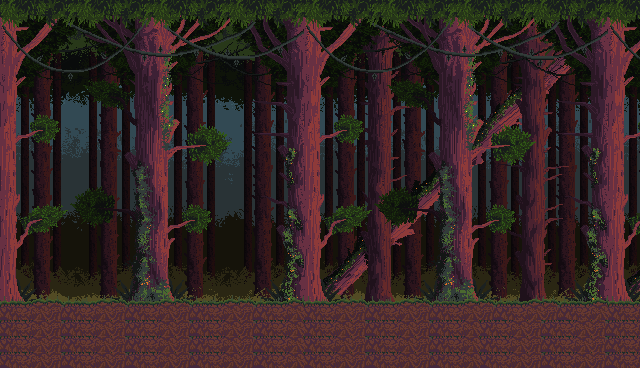

This is a level from a 2D game, rendered from its Tiled map with the project's own tilesets. A one-line summary and the complete map file follow:
An orthogonal 40x23 tile map with 16x16 px tiles, 1 tile layer (Tile Layer 1), 2 tilesets.

<map version="1.10" tiledversion="1.11.0" orientation="orthogonal" renderorder="right-down" width="40" height="23" tilewidth="16" tileheight="16" infinite="0" nextlayerid="2" nextobjectid="1">
 <tileset firstgid="1" source="09.tsx" />
 <tileset firstgid="381" source="08.tsx" />
 <layer id="1" name="Tile Layer 1" width="40" height="23">
  <data encoding="csv">
1,2,3,4,5,6,7,8,9,10,11,12,13,14,15,16,17,18,19,381,382,383,384,385,386,387,388,389,390,391,392,393,394,395,396,397,398,399,381,382,
20,21,22,23,24,25,26,27,28,29,30,31,32,33,34,35,36,37,38,400,401,402,403,404,405,406,407,408,409,410,411,412,413,414,415,416,417,418,400,401,
39,40,41,42,43,44,45,46,47,48,49,50,51,52,53,54,55,56,57,419,420,421,422,423,424,425,426,427,428,429,430,431,432,433,434,435,436,437,419,420,
58,59,60,61,62,63,64,65,66,67,68,69,70,71,72,73,74,75,76,438,439,440,441,442,443,444,445,446,447,448,449,450,451,452,453,454,455,456,438,439,
77,78,79,80,81,82,83,84,85,86,87,88,89,90,91,92,93,94,95,457,458,459,460,461,462,463,464,465,466,467,468,469,470,471,472,473,474,475,457,458,
96,97,98,99,100,101,102,103,104,105,106,107,108,109,110,111,112,113,114,476,477,478,479,480,481,482,483,484,485,486,487,488,489,490,491,492,493,494,476,477,
115,116,117,118,119,120,121,122,123,124,125,126,127,128,129,130,131,132,133,495,496,497,498,499,500,501,502,503,504,505,506,507,508,509,510,511,512,513,495,496,
134,135,136,137,138,139,140,141,142,143,144,145,146,147,148,149,150,151,152,514,515,516,517,518,519,520,521,522,523,524,525,526,527,528,529,530,531,532,514,515,
153,154,155,156,157,158,159,160,161,162,163,164,165,166,167,168,169,170,171,533,534,535,536,537,538,539,540,541,542,543,544,545,546,547,548,549,550,551,533,534,
172,173,174,175,176,177,178,179,180,181,182,183,184,185,186,187,188,189,190,552,553,554,555,556,557,558,559,560,561,562,563,564,565,566,567,568,569,570,552,553,
191,192,193,194,195,196,197,198,199,200,201,202,203,204,205,206,207,208,209,571,572,573,574,575,576,577,578,579,580,581,582,583,584,585,586,587,588,589,571,572,
210,211,212,213,214,215,216,217,218,219,220,221,222,223,224,225,226,227,228,590,591,592,593,594,595,596,597,598,599,600,601,602,603,604,605,606,607,608,590,591,
229,230,231,232,233,234,235,236,237,238,239,240,241,242,243,244,245,246,247,609,610,611,612,613,614,615,616,617,618,619,620,621,622,623,624,625,626,627,609,610,
248,249,250,251,252,253,254,255,256,257,258,259,260,261,262,263,264,265,266,628,629,630,631,632,633,634,635,636,637,638,639,640,641,642,643,644,645,646,628,629,
267,268,269,270,271,272,273,274,275,276,277,278,279,280,281,282,283,284,285,647,648,649,650,651,652,653,654,655,656,657,658,659,660,661,662,663,664,665,647,648,
286,287,288,289,290,291,292,293,294,295,296,297,298,299,300,301,302,303,304,666,667,668,669,670,671,672,673,674,675,676,677,678,679,680,681,682,683,684,666,667,
305,306,307,308,309,310,311,312,313,314,315,316,317,318,319,320,321,322,323,685,686,687,688,689,690,691,692,693,694,695,696,697,698,699,700,701,702,703,685,686,
324,325,326,327,328,329,330,331,332,333,334,335,336,337,338,339,340,341,342,704,705,706,707,708,709,710,711,712,713,714,715,716,717,718,719,720,721,722,704,705,
343,344,345,346,347,348,349,350,351,352,353,354,355,356,357,358,359,360,361,723,724,725,726,727,728,729,730,731,732,733,734,735,736,737,738,739,740,741,723,724,
362,363,364,365,366,367,368,369,370,371,372,373,374,375,376,377,378,379,380,742,743,744,745,746,747,748,749,750,751,752,753,754,755,756,757,758,759,760,742,743,
742,743,744,745,746,747,748,749,750,751,752,753,754,755,756,757,758,759,760,742,743,744,745,746,747,748,749,750,751,752,742,743,744,745,746,747,748,749,750,751,
742,743,744,745,746,747,748,749,750,751,752,753,754,755,756,757,758,759,760,742,743,744,745,746,747,748,749,750,751,752,742,743,744,745,746,747,748,749,750,751,
742,743,744,745,746,747,748,749,750,751,752,753,754,755,756,757,758,759,760,742,743,744,745,746,747,748,749,750,751,752,742,743,744,745,746,747,748,749,750,751
</data>
 </layer>
</map>